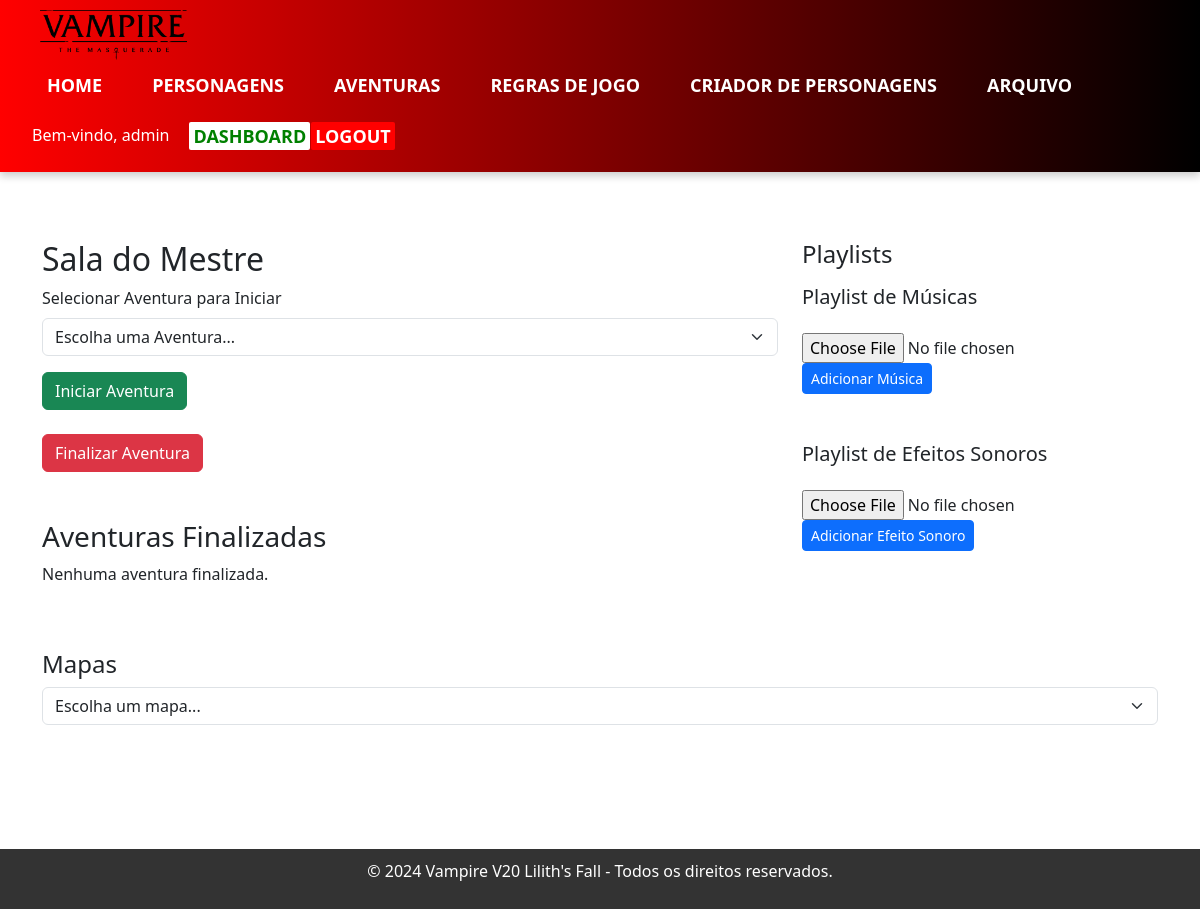
/sala_do_mestre (signed in), run on an earlier commit of the app's database.
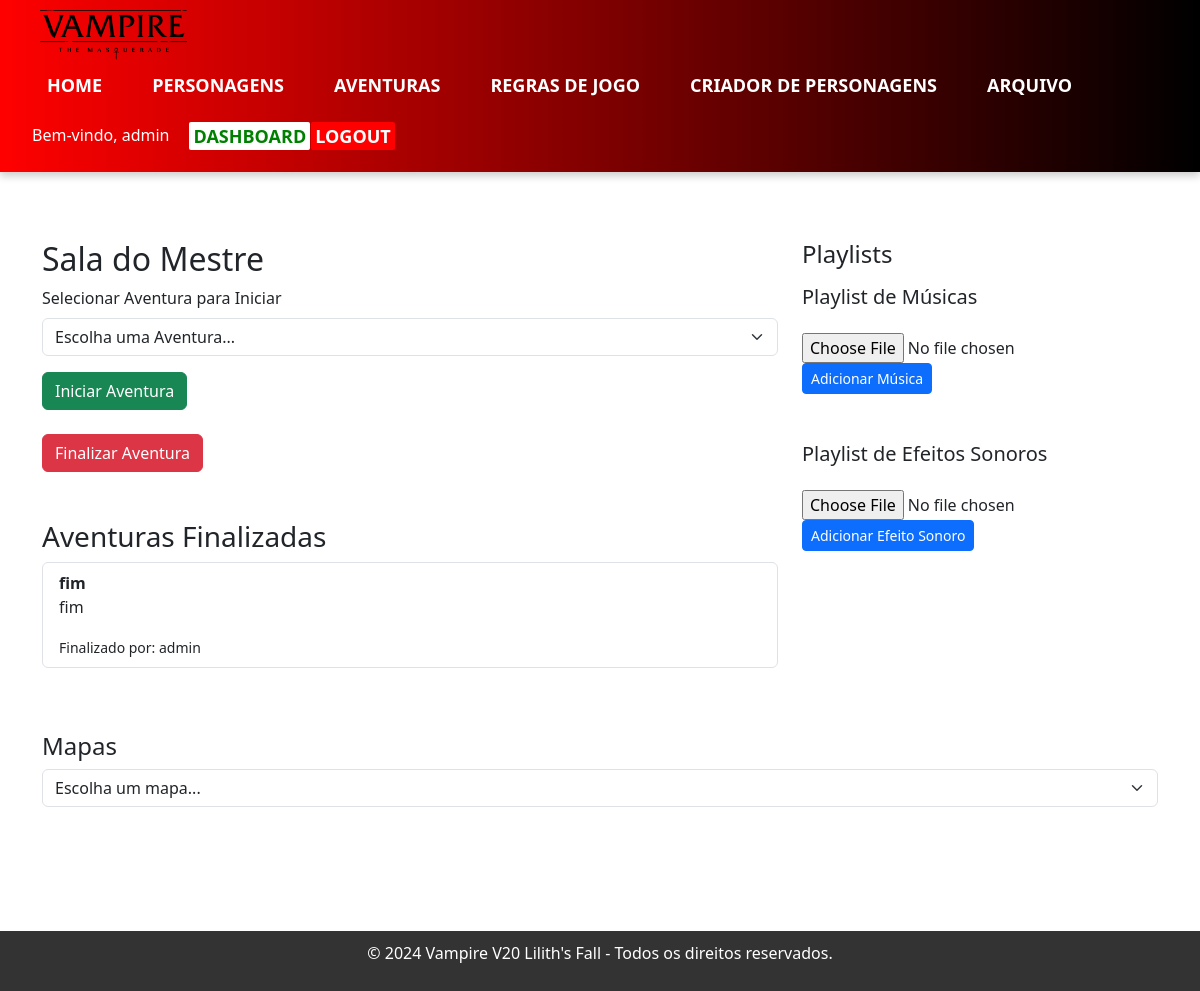
And on a later commit of the database.
### app.py (models this page shows, shortened)
class User(UserMixin, db.Model):
    id = db.Column(db.Integer, primary_key=True)
    user = db.Column(db.String(150), unique=True, nullable=False)
    email = db.Column(db.String(150), unique=True, nullable=False)
    password = db.Column(db.String(150), nullable=False)
    is_admin = db.Column(db.Boolean, default=True)

class AdventureFinished(db.Model):
    id = db.Column(db.Integer, primary_key=True)
    title = db.Column(db.String(200), nullable=False)
    details = db.Column(db.Text, nullable=False)
    finished_by = db.Column(db.Integer, db.ForeignKey('user.id'), nullable=False)
    finisher = db.relationship('User', foreign_keys=[finished_by])

### app.py (the view)
@app.route('/sala_do_mestre')
@login_required
def sala_do_mestre():
    adventures = Adventure.query.filter(
        (Adventure.creator_id == current_user.id) |
        (Adventure.responsible_user_id == current_user.id)
    ).all()
    final_adventures = AdventureFinished.query.filter_by(finished_by=current_user.id).all()
    return render_template('sala_do_mestre.html', adventures=adventures, final_adventures=final_adventures)

### app.py (called while the page is built)
@login_manager.user_loader
def user_loader(user_id):
    user = User.query.filter_by(id=user_id).first()
    if user:
        return user
    return None

### templates/sala_do_mestre.html (shortened to what this page needs)
{% extends 'base.html' %}
{% block content %}
<div class="container mt-5">
    <div class="row">
        <div class="col-md-8">
            <h2>Sala do Mestre</h2>
            <form method="POST" id="start-adventure-form" action="{{ url_for('start_adventure') }}">
                <div class="mb-3">
                    <label for="adventure_id" class="form-label">Selecionar Aventura para Iniciar</label>
                    <select name="adventure_id" id="adventure_id" class="form-select" required>
                        <option value="" disabled selected>Escolha uma Aventura...</option>
                    </select>
                </div>
                <button type="submit" class="btn btn-success">Iniciar Aventura</button>
            </form>
            <button id="finalize-adventure-btn" class="btn btn-danger mt-4">Finalizar Aventura</button>
            <div class="row mt-5">
                <div class="col-md-12">
                    <h3>Aventuras Finalizadas</h3>
                    {% if final_adventures %}
                    <ul class="list-group mb-3">
                        {% for adventure in final_adventures %}
                        <li class="list-group-item">
                            <strong>{{ adventure.title }}</strong>
                            <p>{{ adventure.details }}</p>
                            <small>Finalizado por: {{ adventure.finisher.user }}</small>
                        </li>
                        {% endfor %}
                    </ul>
                    {% else %}
                    <p>Nenhuma aventura finalizada.</p>
                    {% endif %}
                </div>
            </div>
        </div>
        <div class="col-md-4">
            <h4>Playlists</h4>
            <div class="playlist mt-3">
                <h5>Playlist de Músicas</h5>
                <form method="POST" action="{{ url_for('add_music') }}" enctype="multipart/form-data" class="mt-3">
                    <input type="file" name="music_file" accept="audio/*" required>
                    <button type="submit" class="btn btn-primary btn-sm">Adicionar Música</button>
                </form>
            </div>
            <div class="playlist mt-5">
                <h5>Playlist de Efeitos Sonoros</h5>
                {% if current_user.is_admin %}
                <form method="POST" action="{{ url_for('add_sfx') }}" enctype="multipart/form-data" class="mt-3">
                    <input type="file" name="sfx_file" accept="audio/*" required>
                    <button type="submit" class="btn btn-primary btn-sm">Adicionar Efeito Sonoro</button>
                </form>
                {% endif %}
            </div>
        </div>
    </div>
    <div class="row mt-5">
        <div class="col-md-12">
            <h4>Mapas</h4>
            <select id="map-selector" class="form-select">
                <option value="" disabled selected>Escolha um mapa...</option>
            </select>
        </div>
    </div>
</div>
{% endblock %}

### templates/base.html (shortened to what this page needs)
<!DOCTYPE html>
<html lang="pt-BR">
<head>
    <link rel="stylesheet" href="{{ url_for('static', filename='css/styles.css') }}">
    <link href="https://cdn.jsdelivr.net/npm/bootstrap@5.3.0-alpha1/dist/css/bootstrap.min.css" rel="stylesheet">
</head>
<body>
    <header>
        <nav>
            <a href="{{ url_for('index') }}">
                <img src="{{ url_for('static', filename='img/VampireV5Logo.webp') }}" alt="Logo" class="logo" style="margin-left: 20px;">
            </a>
            <ul>
                <li><a href="{{ url_for('index') }}">Home</a></li>
                <li><a href="{{ url_for('characters') }}">Personagens</a>
                </li>
                <li><a href="{{ url_for('campaigns') }}">Aventuras</a></li>
                <li><a href="{{ url_for('rules') }}">Regras de Jogo</a></li>
                <li><a href="{{ url_for('add_character') }}">Criador de Personagens</a></li>
                <li><a href="{{ url_for('archive') }}">Arquivo</a></li>
            </ul>
            <ul style="display: flex; justify-content: flex-end; list-style: none;">
                {% if current_user.is_authenticated %}
                <li style="margin-right: 20px;">
                    <span style="color: white;">Bem-vindo, {{ current_user.user }}</span>
                </li>
                <li style="margin-right: 1px;">
                    <a href="{{ url_for('dashboard') }}" style="color: green; text-decoration: none; background-color: white; padding: 2px 4px; border-radius: 2px;">Dashboard</a>
                </li>
                <li>
                    <a href="{{ url_for('logout') }}" style="color: white; text-decoration: none; background-color: red; padding: 2px 4px; border-radius: 2px;">Logout</a>
                </li>
                {% else %}
                <li>
                    <a href="{{ url_for('login') }}" style="color: red; text-decoration: none; background-color: white; padding: 2px 4px; border-radius: 2px;">Login</a>
                </li>
                {% endif %}
            </ul>
        </nav>
    </header>
    <main>
        {% block content %}{% endblock %}
    </main>
    <footer>
        <p>&copy; 2024 Vampire V20 Lilith's Fall - Todos os direitos reservados.</p>
    </footer>
</body>
</html>

### static/css/styles.css (style rules this page uses)
body { font-family: Arial, sans-serif; margin: 0; padding: 0; background-color: #f4f4f4; }
main { padding: 20px; margin-bottom: 80px; }
footer { background-color: #333; color: white; text-align: center; padding: 10px; position: relative; width: 100%; bottom: 0; }
header { display: flex; align-items: center; background: linear-gradient(to left, black, red); padding: 10px 20px; box-shadow: 0 4px 8px rgba(0, 0, 0, 0.2); }
nav { display: flex; justify-content: space-between; width: 100%; align-items: center; flex-wrap: wrap; }
.logo { height: 50px; width: auto; }
nav ul { list-style-type: none; margin: 0; padding: 12px; display: flex; justify-content: flex-end; flex-wrap: wrap; }
nav ul li { margin-right: 20px; }
nav ul li a { color: white; text-decoration: none; font-size: 18px; padding: 10px 15px; transition: all 0.3s ease; text-transform: uppercase; font-weight: bold; }

What changed in the data, as far as the page shows it:
added AdventureFinished: title "fim", details "fim", finisher.user "admin"
Also different on the page:
text no longer shown: "Nenhuma aventura finalizada."
